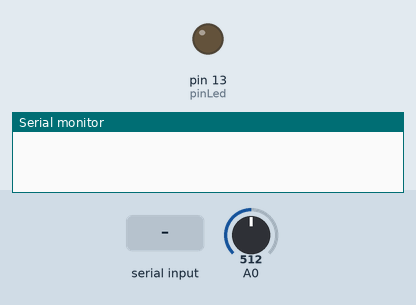
The sketch below on a simulated Arduino Uno, built with avr-gcc and run on an emulated ATmega328P. Parts: output pins drawn as LEDs (lit = HIGH), the last lines printed to the serial monitor. Inputs (shaded band) come from the test bench; at power-on: A0 = 512.

Above: at 1.8 s.
1.9 s: "serial start\n" received over Serial
At 3.0 s:
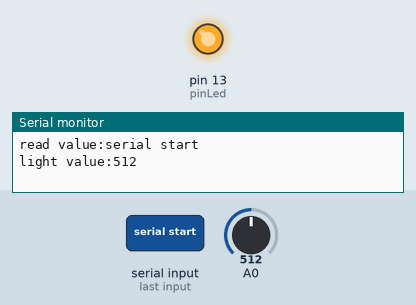
3.5 s: "serial stop\n" received over Serial
At 4.6 s:
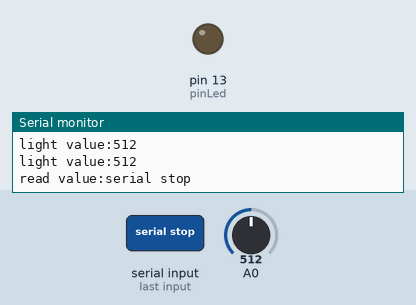
Timing chart, 0 to 6.5 s (numbered marks = the images above; inputs shaded):
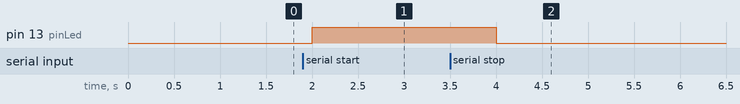

Measured:
- after the input at 1.9 s, pin 13 (pinLed): LOW → HIGH after 0.10 s
- after the input at 3.5 s, pin 13 (pinLed): HIGH → LOW after 0.50 s

The sketch:

CommunicateWithPC.ino
```cpp
int pinLed = 13;//¶¨ÒåÁ¬½ÓLEDµÄÊý×Ö¿Ú£¬µ±ÔÊÐíÍ¨¹ý´®¿Ú·¢ËÍÊý¾ÝÊ±£¬µãÁÁLED£¬·ñÔò¹Ø±ÕLED
boolean sendFlag = false;//Ö¸Ê¾ÊÇ·ñÔÊÐíÍ¨¹ý´®¿Ú·¢ËÍÊý¾Ý
boolean readCompleted = false;//Ö¸Ê¾ÊÇ·ñÍê³É¶ÁÈ¡´®¿ÚÊý¾Ý
String serialString = "";//´®¿ÚÊý¾Ý»º´æ×Ö·û´®

//Author£ºAlex Leo, Email:conexpress@qq.com, Blog:http://conexpress.cnblogs.com/
//²Î¿¼:http://arduino.cc/en/Reference/Serial
void setup()
{
  pinMode(pinLed,OUTPUT);
  Serial.begin(9600);
  serialString.reserve(200);//³õÊ¼»¯×Ö·û´®
}

void loop()
{
  int lightValue = analogRead(A0);//´ÓA0¿Ú¶ÁÈ¡¹âÏß´«¸ÐÆ÷µÄÖµ
  if(readCompleted)//ÅÐ¶Ï´®¿ÚÊÇ·ñ½ÓÊÕµ½Êý¾Ý²¢Íê³É¶ÁÈ¡
  {
    Serial.print("read value:");
    Serial.println(serialString);//½«¶ÁÈ¡µ½µÄÐÅÏ¢·¢ËÍ¸øµçÄÔ
    if(serialString == "serial start")//µ±¶ÁÈ¡µ½µÄÐÅÏ¢ÊÇ"serial start"Ê±£¬ÉèÖÃ·¢ËÍ±êÖ¾ÉèÖÃÎªtrue
    {
      sendFlag = true;
    }
    else if(serialString == "serial stop")//µ±¶ÁÈ¡µ½µÄÐÅÏ¢ÊÇ"serial stop"Ê±£¬ÉèÖÃ·¢ËÍ±êÖ¾ÉèÖÃÎªfalse
    {
      sendFlag = false;
    }
    serialString = "";
    readCompleted = false;
  }

  if(sendFlag)//Èç¹ûÔÊÐíÍ¨¹ý´®¿Ú·¢ËÍÊý¾Ý£¬ÔòµãÁÁLED²¢·¢ËÍÊý¾Ý£¬·ñÔò¹Ø±ÕLED
  {
    digitalWrite(pinLed, HIGH);
    Serial.print("light value:");
    Serial.println(lightValue);
  }
  else
  {
    digitalWrite(pinLed, LOW);
  }
  delay(1000);//ÑÓÊ±1000ms
}

void serialEvent()//´®¿ÚÊÂ¼þ´¦Àí·½·¨£¬²Î¿¼:http://arduino.cc/en/Tutorial/SerialEvent
{
  while(Serial.available())//²Î¿¼://arduino.cc/en/Serial/Available
  {
    char inChar = (char)Serial.read();
    if(inChar != '\n')//ÒÔ»»ÐÐ·û×÷Îª¶ÁÈ¡½áÊø±êÖ¾
    {
      serialString += inChar;
    }
    else
    {
      readCompleted = true;
    }
  }
}
```
